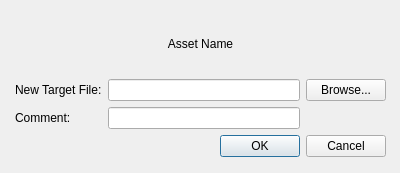
<?xml version="1.0" encoding="UTF-8"?>
<ui version="4.0">
 <class>Form</class>
 <widget class="QWidget" name="Form">
  <property name="geometry">
   <rect>
    <x>0</x>
    <y>0</y>
    <width>400</width>
    <height>173</height>
   </rect>
  </property>
  <property name="windowTitle">
   <string>Form</string>
  </property>
  <widget class="QWidget" name="verticalLayoutWidget">
   <property name="geometry">
    <rect>
     <x>10</x>
     <y>10</y>
     <width>381</width>
     <height>152</height>
    </rect>
   </property>
   <layout class="QVBoxLayout" name="verticalLayout">
    <property name="margin">
     <number>5</number>
    </property>
    <item>
     <widget class="QLabel" name="assetNameLabel">
      <property name="text">
       <string>Asset Name</string>
      </property>
      <property name="alignment">
       <set>Qt::AlignCenter</set>
      </property>
      <property name="margin">
       <number>5</number>
      </property>
     </widget>
    </item>
    <item>
     <layout class="QGridLayout" name="gridLayout">
      <item row="0" column="0">
       <widget class="QLabel" name="filePathLabel">
        <property name="text">
         <string>New Target File:</string>
        </property>
        <property name="margin">
         <number>5</number>
        </property>
       </widget>
      </item>
      <item row="0" column="2">
       <widget class="QPushButton" name="filePathPushButton">
        <property name="text">
         <string>Browse...</string>
        </property>
       </widget>
      </item>
      <item row="0" column="1">
       <widget class="QLineEdit" name="filePathLineEdit"/>
      </item>
      <item row="1" column="1">
       <widget class="QLineEdit" name="commentLineEdit"/>
      </item>
      <item row="1" column="0">
       <widget class="QLabel" name="commentLabel">
        <property name="text">
         <string>Comment:</string>
        </property>
        <property name="margin">
         <number>5</number>
        </property>
       </widget>
      </item>
     </layout>
    </item>
    <item>
     <widget class="QDialogButtonBox" name="dialogButtonBox">
      <property name="orientation">
       <enum>Qt::Horizontal</enum>
      </property>
      <property name="standardButtons">
       <set>QDialogButtonBox::Cancel|QDialogButtonBox::Ok</set>
      </property>
     </widget>
    </item>
   </layout>
  </widget>
 </widget>
 <resources/>
 <connections/>
</ui>
